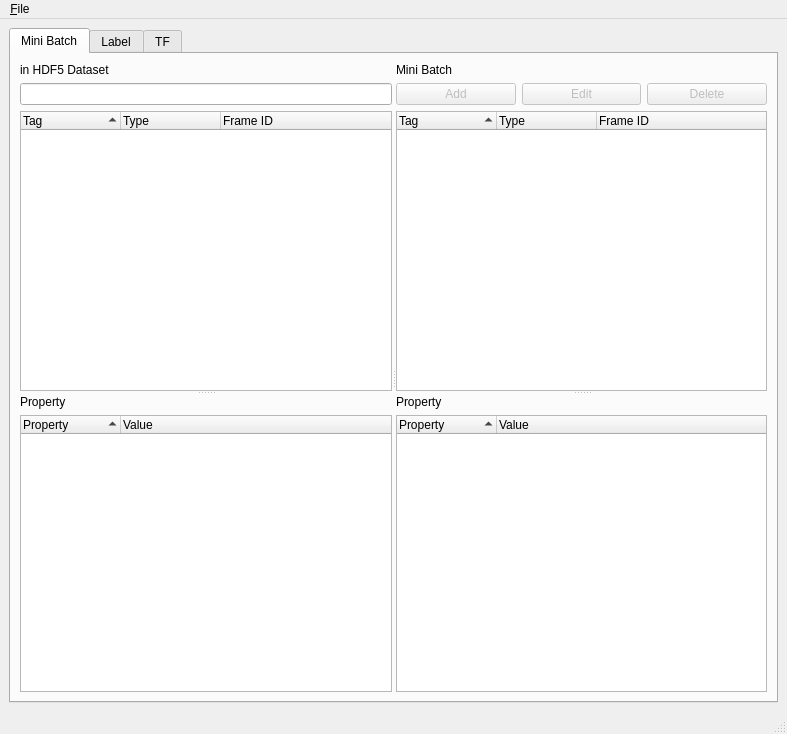
<?xml version="1.0" encoding="UTF-8"?>
<ui version="4.0">
 <class>MainWindow</class>
 <widget class="QMainWindow" name="MainWindow">
  <property name="geometry">
   <rect>
    <x>0</x>
    <y>0</y>
    <width>787</width>
    <height>734</height>
   </rect>
  </property>
  <property name="windowTitle">
   <string>H5 DataLoader Setting</string>
  </property>
  <widget class="QWidget" name="centralwidget">
   <layout class="QVBoxLayout" name="verticalLayout_5">
    <item>
     <widget class="QTabWidget" name="tabWidget">
      <property name="currentIndex">
       <number>0</number>
      </property>
      <widget class="QWidget" name="minibatchTab">
       <property name="accessibleName">
        <string/>
       </property>
       <attribute name="title">
        <string>Mini Batch</string>
       </attribute>
       <layout class="QVBoxLayout" name="verticalLayout_3">
        <item>
         <widget class="QSplitter" name="splitter">
          <property name="orientation">
           <enum>Qt::Horizontal</enum>
          </property>
          <widget class="QWidget" name="verticalLayoutWidget">
           <layout class="QVBoxLayout" name="minibatchSrcLayout">
            <item>
             <widget class="QLabel" name="minibatchSrcHeaderLabel">
              <property name="text">
               <string>in HDF5 Dataset</string>
              </property>
             </widget>
            </item>
            <item>
             <widget class="QSplitter" name="minibatchSrcVerticalSplitter">
              <property name="orientation">
               <enum>Qt::Vertical</enum>
              </property>
              <widget class="QWidget" name="verticalLayoutWidget_4">
               <layout class="QVBoxLayout" name="minibatchSrcDataLayout">
                <item>
                 <widget class="QLineEdit" name="minibatchSrcPathLineEdit">
                  <property name="readOnly">
                   <bool>true</bool>
                  </property>
                 </widget>
                </item>
                <item>
                 <widget class="QTreeWidget" name="minibatchSrcDataTree">
                  <property name="sortingEnabled">
                   <bool>true</bool>
                  </property>
                  <column>
                   <property name="text">
                    <string>Tag</string>
                   </property>
                  </column>
                  <column>
                   <property name="text">
                    <string>Type</string>
                   </property>
                  </column>
                  <column>
                   <property name="text">
                    <string>Frame ID</string>
                   </property>
                  </column>
                 </widget>
                </item>
               </layout>
              </widget>
              <widget class="QWidget" name="verticalLayoutWidget_3">
               <layout class="QVBoxLayout" name="minibatchSrcPropertyLayout">
                <item>
                 <widget class="QLabel" name="minibatchSrcPropertyLabel">
                  <property name="text">
                   <string>Property</string>
                  </property>
                 </widget>
                </item>
                <item>
                 <widget class="QTreeWidget" name="minibatchSrcPropertyTree">
                  <property name="sortingEnabled">
                   <bool>true</bool>
                  </property>
                  <column>
                   <property name="text">
                    <string>Property</string>
                   </property>
                  </column>
                  <column>
                   <property name="text">
                    <string>Value</string>
                   </property>
                  </column>
                 </widget>
                </item>
               </layout>
              </widget>
             </widget>
            </item>
           </layout>
          </widget>
          <widget class="QWidget" name="verticalLayoutWidget_2">
           <layout class="QVBoxLayout" name="minibatchDstLayout">
            <item>
             <widget class="QLabel" name="minibatchDstHeaderLabel">
              <property name="text">
               <string>Mini Batch</string>
              </property>
             </widget>
            </item>
            <item>
             <widget class="QSplitter" name="minibatchDstVerticalSplitter">
              <property name="orientation">
               <enum>Qt::Vertical</enum>
              </property>
              <widget class="QWidget" name="verticalLayoutWidget_5">
               <layout class="QVBoxLayout" name="minibatchDstDataLayout">
                <item>
                 <layout class="QHBoxLayout" name="minibatchDstButtonLayout">
                  <item>
                   <widget class="QPushButton" name="addButton">
                    <property name="enabled">
                     <bool>false</bool>
                    </property>
                    <property name="text">
                     <string>Add</string>
                    </property>
                   </widget>
                  </item>
                  <item>
                   <widget class="QPushButton" name="editButton">
                    <property name="enabled">
                     <bool>false</bool>
                    </property>
                    <property name="text">
                     <string>Edit</string>
                    </property>
                   </widget>
                  </item>
                  <item>
                   <widget class="QPushButton" name="deleteButton">
                    <property name="enabled">
                     <bool>false</bool>
                    </property>
                    <property name="text">
                     <string>Delete</string>
                    </property>
                   </widget>
                  </item>
                 </layout>
                </item>
                <item>
                 <widget class="QTreeWidget" name="minibatchDstDataTree">
                  <property name="sortingEnabled">
                   <bool>true</bool>
                  </property>
                  <column>
                   <property name="text">
                    <string notr="true">Tag</string>
                   </property>
                  </column>
                  <column>
                   <property name="text">
                    <string>Type</string>
                   </property>
                  </column>
                  <column>
                   <property name="text">
                    <string>Frame ID</string>
                   </property>
                  </column>
                 </widget>
                </item>
               </layout>
              </widget>
              <widget class="QWidget" name="verticalLayoutWidget_6">
               <layout class="QVBoxLayout" name="minibatchDstPropertyLayout">
                <item>
                 <widget class="QLabel" name="label">
                  <property name="text">
                   <string>Property</string>
                  </property>
                 </widget>
                </item>
                <item>
                 <widget class="QTreeWidget" name="minibatchDstPropertyTree">
                  <property name="sortingEnabled">
                   <bool>true</bool>
                  </property>
                  <column>
                   <property name="text">
                    <string>Property</string>
                   </property>
                  </column>
                  <column>
                   <property name="text">
                    <string>Value</string>
                   </property>
                  </column>
                 </widget>
                </item>
               </layout>
              </widget>
             </widget>
            </item>
           </layout>
          </widget>
         </widget>
        </item>
       </layout>
      </widget>
      <widget class="QWidget" name="labelTab">
       <attribute name="title">
        <string>Label</string>
       </attribute>
       <layout class="QVBoxLayout" name="verticalLayout_4">
        <item>
         <widget class="QTabWidget" name="labelTabWidget">
          <property name="currentIndex">
           <number>-1</number>
          </property>
          <property name="tabsClosable">
           <bool>true</bool>
          </property>
         </widget>
        </item>
       </layout>
      </widget>
      <widget class="QWidget" name="tfTab">
       <attribute name="title">
        <string>TF</string>
       </attribute>
       <layout class="QVBoxLayout" name="verticalLayout_2">
        <item>
         <widget class="QTreeWidget" name="treeWidget">
          <property name="sortingEnabled">
           <bool>true</bool>
          </property>
          <column>
           <property name="text">
            <string>Frame ID</string>
           </property>
          </column>
          <column>
           <property name="text">
            <string>Data</string>
           </property>
          </column>
         </widget>
        </item>
       </layout>
      </widget>
     </widget>
    </item>
   </layout>
  </widget>
  <widget class="QMenuBar" name="menubar">
   <property name="geometry">
    <rect>
     <x>0</x>
     <y>0</y>
     <width>787</width>
     <height>28</height>
    </rect>
   </property>
   <widget class="QMenu" name="menu_File">
    <property name="title">
     <string>&amp;File</string>
    </property>
    <addaction name="action_Open"/>
    <addaction name="action_Save"/>
    <addaction name="action_Exit"/>
   </widget>
   <addaction name="menu_File"/>
  </widget>
  <widget class="QStatusBar" name="statusbar"/>
  <action name="action_Open">
   <property name="text">
    <string>&amp;Open</string>
   </property>
   <property name="shortcut">
    <string>Ctrl+O</string>
   </property>
  </action>
  <action name="action_Save">
   <property name="text">
    <string>&amp;Save</string>
   </property>
   <property name="shortcut">
    <string>Ctrl+S</string>
   </property>
  </action>
  <action name="action_Exit">
   <property name="text">
    <string>&amp;Exit</string>
   </property>
   <property name="shortcut">
    <string>Esc</string>
   </property>
  </action>
 </widget>
 <resources/>
 <connections/>
</ui>
